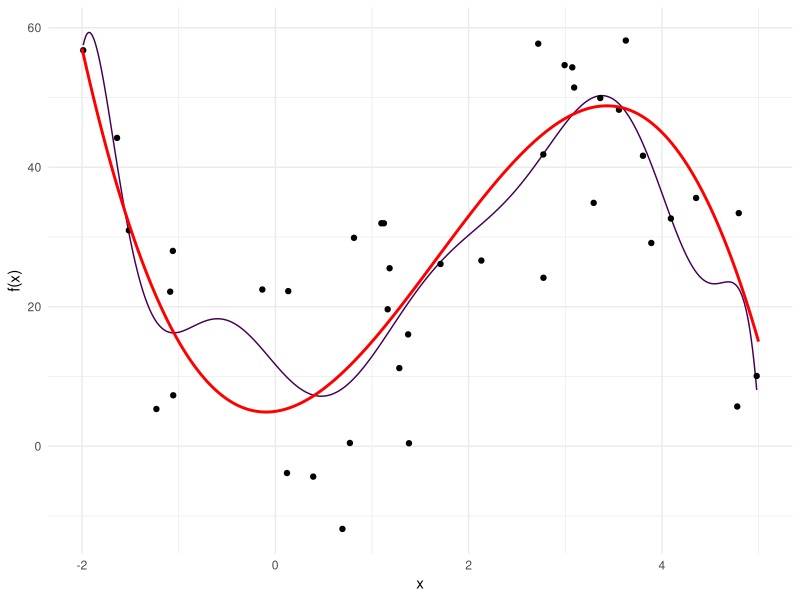
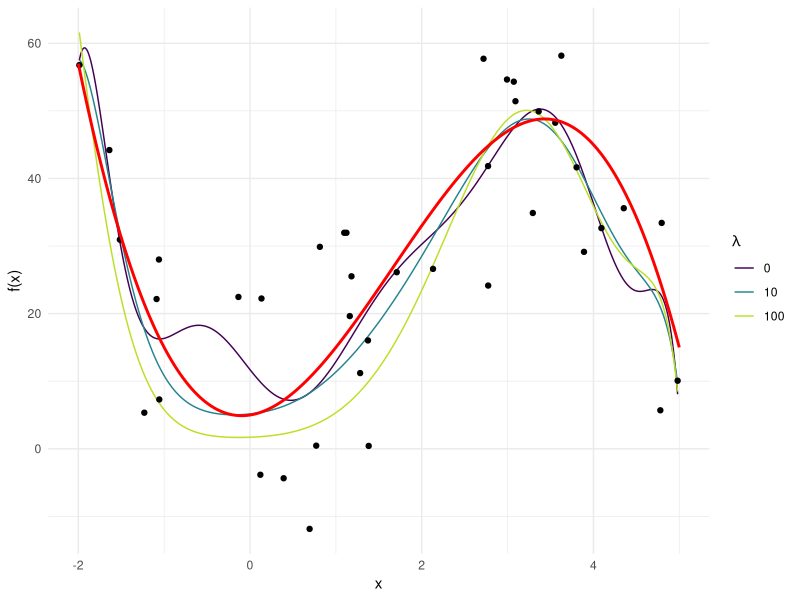

Here is the R script that generated these plots, in order:
# ------------------------------------------------------------------------------
# l2

# FIG: 
#  (1) true and fitted polynomials by OLS regression (degree = 10, overfitted).
#  (2) true and fitted polynomials with different regularization 
#      constant (lambda) by ridge regression (large lambda helps with overfit).

# DATA: y = 5 + 2x + 10x^2 - 2*x^3 (x 40*1 ~Unif) + noise (40*1 ~Normal)
# ------------------------------------------------------------------------------

library(ggplot2)
library(viridis)

set.seed(314259)

theme_set(theme_minimal())

# DATA -------------------------------------------------------------------------

f <- function (x) {
  return (5 + 2 * x + 10 * x^2 - 2 * x^3)
}

x <- runif(40, -2, 5)
y <- f(x) + rnorm(length(x), 0, 10)

x.true <- seq(-2, 5, length.out = 400)
y.true <- f(x.true)
df <- data.frame(x = x.true, y = y.true)

lambda <- 0

lambda.vec <- c(0, 10, 100)

# FUNC -------------------------------------------------------------------------

# calculate ridge coefficients
betaRidge <- function (X, y, lambda)
{
  return (solve(t(X) %*% X + lambda * diag(ncol(X))) %*% (t(X) %*% y))
}

# generate polynomials
baseTrafo <- function (x, degree)
{
  out <- cbind(1, x)
  for (i in seq_len(degree)[-1]) {
    out <- cbind(out, x^i)
  }
  return (out)
}

# generate df with polynomial features, true polynomial values, coefficients
getPolyData <- function(x, y, lambda.vec, base.trafo, ...)
{
  X <- base.trafo(x, ...)
  
  x.pred <- seq(min(x), max(x), length.out = 500)
  X.pred <- base.trafo(x.pred, ...)
  
  df.truth <- data.frame(feature = x, truth = y)
  
  # browser()
  
  df.betas <- matrix(NA, nrow=length(lambda.vec), ncol=ncol(X))
  row.names(df.betas) <- lambda.vec
  
  for(i in 1:length(lambda.vec)){
    df.betas[i,] <- betaRidge(X, y, lambda.vec[i])
  }
  
  df.polys <- lapply(1:length(lambda.vec), function (i) {
    return (data.frame(
      feature = x.pred,
      pred = X.pred %*% df.betas[i,],
      lambda = row.names(df.betas)[i]
    ))
  })
  return (list(polys = df.polys,
               truth = df.truth,
               betas = df.betas))
}

# plot true and fitted polynomials
plotRidge <- function (x, y, lambda.vec, base.trafo, ...)
{
  requireNamespace("ggplot2")
  
  # browser()
  
  res <- getPolyData(x, y, lambda.vec, base.trafo, ...)
  df.polys <- res$polys
  df.truth <- res$truth
  
  plot.df <- df.polys[[1]]
  for (i in seq_along(df.polys)[-1]) {
    plot.df <- rbind(plot.df, df.polys[[i]])
  }
  plot.df$lambda <- as.factor(plot.df$lambda)
  
  gg <- ggplot()
  if (length(lambda.vec) == 1) {
    gg <- gg + geom_line(data = plot.df, aes(x = feature, y = pred, color = lambda), show.legend = FALSE)
  } else {
    gg <- gg + geom_line(data = plot.df, aes(x = feature, y = pred, color = lambda))
  }
  
  return (
    gg +
      geom_point(data = df.truth, mapping = aes(x = feature, y = truth))
  )
}

# PLOTS ------------------------------------------------------------------------

p1 <- plotRidge(x, y, lambda, baseTrafo, degree = 10) +
  geom_line(data = df, aes(x = x, y = y), color = "red", size = 1) +
  xlab("x") + ylab("f(x)") +
  theme(plot.title = element_text(size = 15)) +
  scale_color_viridis(end = 0.9, discrete = TRUE)

# multiple lines
p2 <- plotRidge(x, y, lambda.vec, baseTrafo, degree = 10) +
  geom_line(data = df, aes(x = x, y = y), color = "red", size = 1) +
  xlab("x") + ylab("f(x)") +
  labs(color=expression(lambda)) +
  theme(plot.title = element_text(size = 15)) +
  scale_color_viridis(end = 0.9, discrete = TRUE)

ggsave("../figure/poly_ridge_01.png", plot = p1, width = 6, height = 2)
ggsave("../figure/poly_ridge_02.png", plot = p2, width = 7.5, height = 3)
